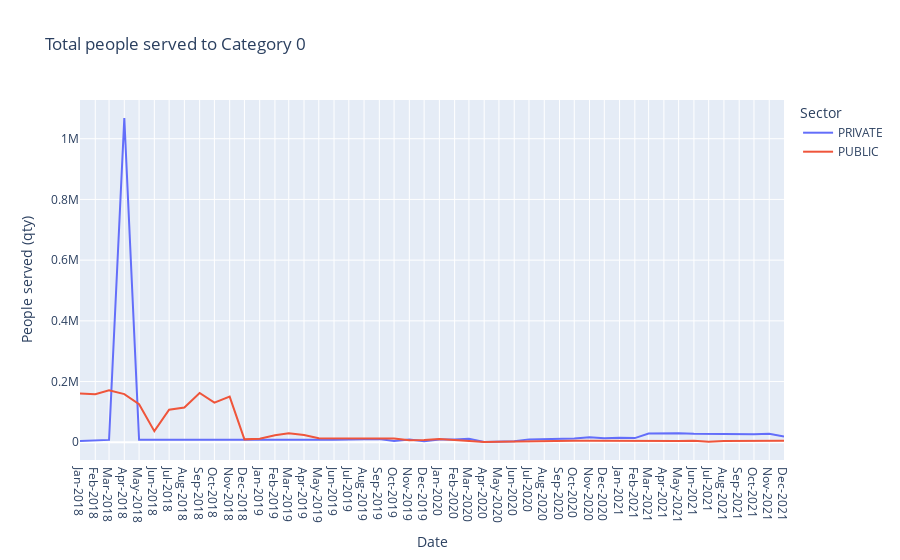

Notebook cell for this chart:
### Code cell
df = data_temp
columns_name = list(df.columns)[1:]
fig = px.line(df, 
              x="DATE", 
              y=columns_name,
              hover_data={"DATE": "|%Y %M"},
              labels={
                     "value": "People served (qty)",
                     "DATE": "Date",
                     "variable": "Sector"
                 },
              title='Total people served to Category ' + CATEGORIA_STUDIO)

# fig = px.scatter(data_temp, x="DATE", y=data_temp.columns,
#               hover_data={"DATE": "|%Y %M"},
#               labels={
#                      "value": "People served (qty)",
#                      "DATE": "Date",
#                      "SECTOR2": "Sector"
#                  },
#               title='Total people served to Category ' + CATEGORIA_STUDIO)

fig.update_xaxes(
    dtick="M1",
    tickformat="%b-%Y")
fig.show()

### Figure 1 — Plotly figure (JSON) as saved in the notebook; plotly's stock layout.template omitted (floating-point values rounded to 4 significant figures)
{"data": [{"hovertemplate": "Sector=PRIVATE<br>Date=%{x|%Y %M}<br>People served (qty)=%{y}<extra></extra>", "legendgroup": "PRIVATE", "line": {"color": "#636efa", "dash": "solid"}, "marker": {"symbol": "circle"}, "mode": "lines", "name": "PRIVATE", "orientation": "v", "showlegend": true, "type": "scatter", "x": ["2018-01-01T00:00:00", "2018-02-01T00:00:00", "2018-03-01T00:00:00", "2018-04-01T00:00:00", "2018-05-01T00:00:00", "2018-06-01T00:00:00", "2018-07-01T00:00:00", "2018-08-01T00:00:00", "2018-09-01T00:00:00", "2018-10-01T00:00:00", "2018-11-01T00:00:00", "2018-12-01T00:00:00", "2019-01-01T00:00:00", "2019-02-01T00:00:00", "2019-03-01T00:00:00", "2019-04-01T00:00:00", "2019-05-01T00:00:00", "2019-06-01T00:00:00", "2019-07-01T00:00:00", "2019-08-01T00:00:00", "2019-09-01T00:00:00", "2019-10-01T00:00:00", "2019-11-01T00:00:00", "2019-12-01T00:00:00", "2020-01-01T00:00:00", "2020-02-01T00:00:00", "2020-03-01T00:00:00", "2020-04-01T00:00:00", "2020-05-01T00:00:00", "2020-06-01T00:00:00", "2020-07-01T00:00:00", "2020-08-01T00:00:00", "2020-09-01T00:00:00", "2020-10-01T00:00:00", "2020-11-01T00:00:00", "2020-12-01T00:00:00", "2021-01-01T00:00:00", "2021-02-01T00:00:00", "2021-03-01T00:00:00", "2021-04-01T00:00:00", "2021-05-01T00:00:00", "2021-06-01T00:00:00", "2021-07-01T00:00:00", "2021-08-01T00:00:00", "2021-09-01T00:00:00", "2021-10-01T00:00:00", "2021-11-01T00:00:00", "2021-12-01T00:00:00"], "xaxis": "x", "y": [4052, 4925, 7812, 1068269, 7899, 8351, 8205, 8244, 8279, 7612, 7673, 7014, 7048, 7446, 7556, 7310, 8001, 8380, 9010, 9111, 10584, 3949, 9157, 3527, 9374, 9026, 11190, 1126, 2017, 3533, 9498, 10421, 11033, 12470, 16776, 13382, 15245, 13667, 28864, 29596, 29800, 28063, 27518, 27835, 28405, 26757, 27911, 18889], "yaxis": "y"}, {"hovertemplate": "Sector=PUBLIC<br>Date=%{x|%Y %M}<br>People served (qty)=%{y}<extra></extra>", "legendgroup": "PUBLIC", "line": {"color": "#EF553B", "dash": "solid"}, "marker": {"symbol": "circle"}, "mode": "lines", "name": "PUBLIC", "orientation": "v", "showlegend": true, "type": "scatter", "x": ["2018-01-01T00:00:00", "2018-02-01T00:00:00", "2018-03-01T00:00:00", "2018-04-01T00:00:00", "2018-05-01T00:00:00", "2018-06-01T00:00:00", "2018-07-01T00:00:00", "2018-08-01T00:00:00", "2018-09-01T00:00:00", "2018-10-01T00:00:00", "2018-11-01T00:00:00", "2018-12-01T00:00:00", "2019-01-01T00:00:00", "2019-02-01T00:00:00", "2019-03-01T00:00:00", "2019-04-01T00:00:00", "2019-05-01T00:00:00", "2019-06-01T00:00:00", "2019-07-01T00:00:00", "2019-08-01T00:00:00", "2019-09-01T00:00:00", "2019-10-01T00:00:00", "2019-11-01T00:00:00", "2019-12-01T00:00:00", "2020-01-01T00:00:00", "2020-02-01T00:00:00", "2020-03-01T00:00:00", "2020-04-01T00:00:00", "2020-05-01T00:00:00", "2020-06-01T00:00:00", "2020-07-01T00:00:00", "2020-08-01T00:00:00", "2020-09-01T00:00:00", "2020-10-01T00:00:00", "2020-11-01T00:00:00", "2020-12-01T00:00:00", "2021-01-01T00:00:00", "2021-02-01T00:00:00", "2021-03-01T00:00:00", "2021-04-01T00:00:00", "2021-05-01T00:00:00", "2021-06-01T00:00:00", "2021-07-01T00:00:00", "2021-08-01T00:00:00", "2021-09-01T00:00:00", "2021-10-01T00:00:00", "2021-11-01T00:00:00", "2021-12-01T00:00:00"], "xaxis": "x", "y": [160299, 158328, 170994, 158575, 125405, 36589, 106996, 114654, 162263, 130416, 150602, 9538, 11880, 23149, 29765, 23782, 13271, 13042, 12362, 11012, 12486, 12235, 6406, 7038, 10621, 7123, 4275, 859, 1720, 2674, 2720, 4952, 5466, 4568, 4972, 4616, 4221, 3515, 4735, 4414, 4204, 5277, 1477, 4325, 4927, 4701, 6673, 5174], "yaxis": "y"}], "layout": {"legend": {"title": {"text": "Sector"}, "tracegroupgap": 0}, "title": {"text": "Total people served to Category 0"}, "xaxis": {"anchor": "y", "domain": [0, 1], "dtick": "M1", "tickformat": "%b-%Y", "title": {"text": "Date"}}, "yaxis": {"anchor": "x", "domain": [0, 1], "title": {"text": "People served (qty)"}}}}
